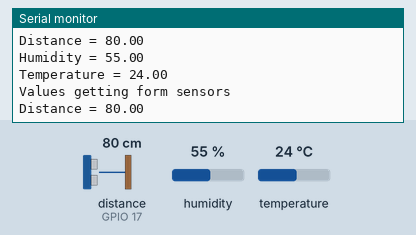
A sketch run on a simulated ESP32. Shown: the last lines printed to the serial monitor. Wiring (inferred from the names in the program): ultrasonic range finder: trigger GPIO 16; echo GPIO 17. Inputs (shaded band) come from the test bench; at power-on: distance to the obstacle (sensor on GPIO 17) 80 cm, humidity 55 %, temperature 24 °C. The echo pulse lasts 58.3 µs per cm.

Above: at 1.3 s.
1.4 s: distance to the obstacle (sensor on GPIO 17) set to 2 cm
At 2.5 s:
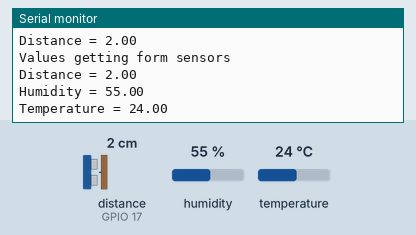
2.9 s: humidity set to 22 %
At 4.37 s:
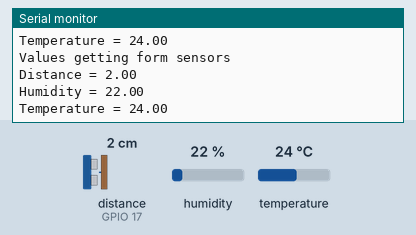
4.4 s: temperature set to 12 °C
5.9 s: distance to the obstacle (sensor on GPIO 17) set to 4 cm
At 6.39 s:
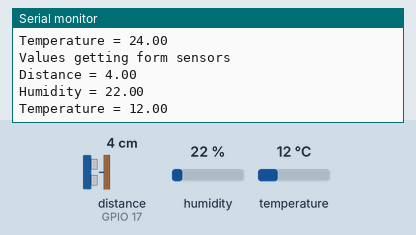
7.4 s: humidity set to 40 %
At 8.4 s:
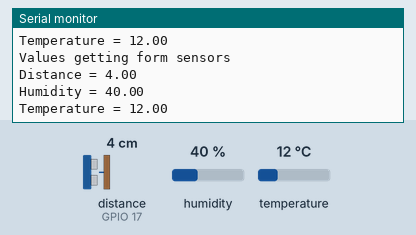
Timing chart, 0 to 9.9 s (numbered marks = the images above; inputs shaded):
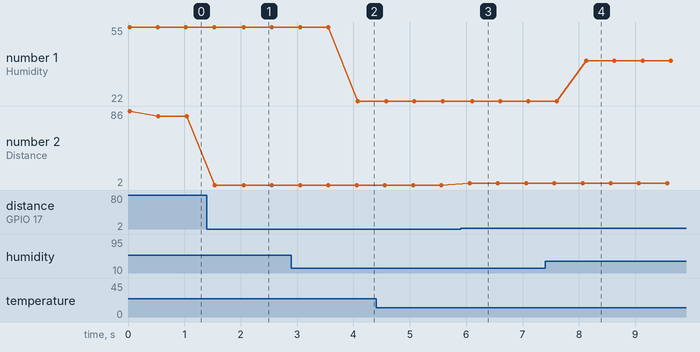

The sketch:

DHT11_FreeRTOS.ino
```cpp
/****************************************
 * Include Libraries
 ****************************************/

#include <DHT.h>

/****************************************
 * Define Constants
 ****************************************/
namespace {
  const int DHTPIN = 5; // Pin where is connected the DHT11
  const int DHTTYPE = DHT11; // Type of DHT
  const int trigPin = 16; // Triger pin of the HC-SR04
  const int echoPin = 17; // Echo pin of the HC-SR04
}

// define two tasks
void TaskDHTRead( void *pvParameters );
void TaskSonarRead( void *pvParameters );
/* Sensor's declarations */
long duration;
float distance;

/****************************************
 * Auxiliar Functions
 ****************************************/

DHT dht(DHTPIN, DHTTYPE);
/****************************************
 * Sensor Functions
 ****************************************/
float readDistance() {
  digitalWrite(trigPin, HIGH);
  delayMicroseconds(10);
  digitalWrite(trigPin, LOW);
  duration = (pulseIn(echoPin, HIGH));
  distance = float(duration/29/2);
  return distance;
}

/****************************************
 * Main Functions
 ****************************************/
void setup()
{
  Serial.begin(115200);
// Now set up two tasks to run independently.
  xTaskCreatePinnedToCore(
    TaskDHT
    ,  "TaskDHTRead"   // A name just for humans
    ,  1024  // This stack size can be checked & adjusted by reading the Stack Highwater
    ,  NULL
    ,  2  // Priority, with 3 (configMAX_PRIORITIES - 1) being the highest, and 0 being the lowest.
    ,  NULL
    ,  0);//assigned core 0

xTaskCreatePinnedToCore(
    TaskSonar
    ,  "TaskSonarRead"
    ,  1024  // Stack size
    ,  NULL
    ,  1  // Priority
    ,  NULL
    ,  1);//core 1 used


  // Now the task scheduler, which takes over control of scheduling individual tasks, is automatically started.

 }


void loop()
{
//Control never comes here
//this is left empty just to be consistant with Arduino IDE programming Style
}

void TaskDHT(void *pvParameters)  // This is a task.
{
  (void) pvParameters;

 /* Initializing the DHT11 */
  dht.begin(); //according to FreeRTOS style of programming hardware configurations should be done in task code

  for (;;) // A Task shall never return or exit.
  {
  /* Reading temperature and humidity */
  float humidity = dht.readHumidity();
  float temperature = dht.readTemperature();
  Serial.print("Humidity = ");
  Serial.println(humidity);
  Serial.print("Temperature = ");
  Serial.println(temperature);
  vTaskDelay(500);  // one tick delay (500ms) in between reads for stability
  }
}

void TaskSonar(void *pvParameters)  // This is a task.
{
  (void) pvParameters;
  /* Assign the PINS as INPUT/OUTPUT */
  pinMode(trigPin, OUTPUT); //according to FreeRTOS style of programming hardware configurations should be done in task code
  pinMode(echoPin, INPUT);
  for (;;)
  {
  /* call the funtion readDistance() */
  distance = readDistance();
  /* Print the sensor reading to the Serial Monitor */
  Serial.println("Values getting form sensors");
  Serial.print("Distance = ");
  Serial.println(distance);
  vTaskDelay(500);  // one tick delay (500ms) in between reads for stability
  }
}
```

Measured:
- after the input at 1.4 s, the serial monitor: prints a new line after 0.14 s (image 1)
- after the input at 2.9 s, the serial monitor: prints a new line after 1.2 s (image 2)
- after the input at 5.9 s, the serial monitor: prints a new line after 0.16 s (image 3)
- after the input at 7.4 s, the serial monitor: prints a new line after 0.73 s (image 4)
- plotted number 1: 55 → 22 after the input at 2.9 s, 22 → 40 after the input at 7.4 s
- plotted number 2: 80 → 2 after the input at 1.4 s, 2 → 4 after the input at 5.9 s
